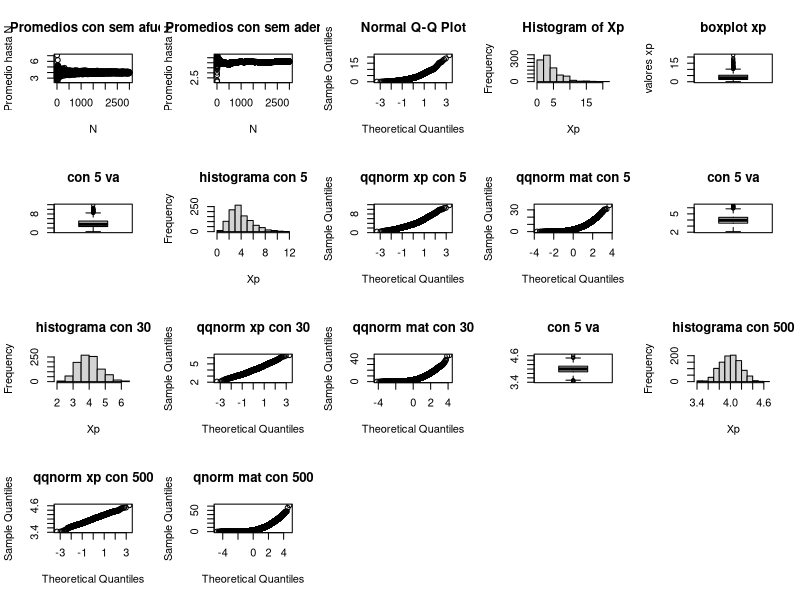

This figure's R source:
par(mfrow=c(4,5))
Xn <- numeric(3000)
lambda <- 1/4
set.seed(1)
for (i in 1:3000){
  muestra <- rexp(n=i,rate=lambda)
  Xn[i] <- mean(muestra) 
}
plot(Xn, main="Promedios con sem afuera", xlab = "N", ylab = "Promedio hasta N")

for (i in 1:3000){
	set.seed(1)  
muestra <- rexp(n=i,rate=lambda)
  	Xn[i] <- mean(muestra) 
}
plot(Xn, main="Promedios con sem adentro", xlab = "N", ylab = "Promedio hasta N")


Xp <- numeric(1000)
x1 <-numeric(1000)
x2 <-numeric(1000)
for(i in 1:1000) {
	x1[i] <- rexp(n=1, rate=lambda)
	x2[i] <- rexp(n=1, rate=lambda)
	Xp[i] <- ((x1[i]+x2[i])/2)	
}
qqnorm(Xp)
hist(Xp)
boxplot(Xp,xlab="",ylab="valores xp",main="boxplot xp")

Xp <- numeric(1000)
n <- 5
mat <- matrix(nrow=n,ncol = 1000)
for(i in 1:1000) {
	for(j in 1:n) {
		mat[j,i] <- rexp(n=1, rate=lambda)	
	}
}
Xp <- numeric(1000)
for(k in 1:1000){
	s <- sum(mat[,k])
	
	Xp[k] <- s/n
}
boxplot(Xp,main="con 5 va")
hist(Xp, main="histograma con 5")
qqnorm(Xp, main="qqnorm xp con 5")
qqnorm(mat, main="qqnorm mat con 5")



Xp <- numeric(1000)
n <- 30
mat <- matrix(nrow=n,ncol = 1000)
for(i in 1:1000) {
	for(j in 1:n) {
		mat[j,i] <- rexp(n=1, rate=lambda)	
	}
}
Xp <- numeric(1000)
for(k in 1:1000){
	s <- sum(mat[,k])
	
	Xp[k] <- s/n
}
boxplot(Xp,main="con 5 va")
hist(Xp,main="histograma con 30")
qqnorm(Xp, main="qqnorm xp con 30")
qqnorm(mat, main="qqnorm mat con 30")





Xp <- numeric(1000)
n <- 500
mat <- matrix(nrow=n,ncol = 1000)
for(i in 1:1000) {
	for(j in 1:n) {
		mat[j,i] <- rexp(n=1, rate=lambda)	
	}
}
Xp <- numeric(1000)
for(k in 1:1000){
	s <- sum(mat[,k])
	
	Xp[k] <- s/n
}
boxplot(Xp,main="con 5 va")
hist(Xp,main="histograma con 500")
qqnorm(Xp,main="qqnorm xp con 500")
qqnorm(mat, main="qnorm mat con 500")
